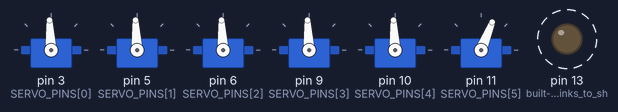
Simulated run of this sketch. Board: Arduino Uno, built with avr-gcc and run on an emulated ATmega328P. Shown: 6 × servo, output pins drawn as LEDs (lit = HIGH). Dashed ring = blinking.

Above: at 0.2 s.
Timing chart, 0 to 3.0 s (numbered marks = the images above):
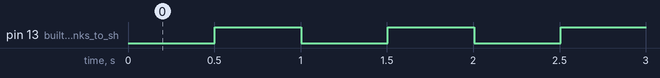

Measured:
- by itself, pin 13 (built-in_LED_blinks_to_sh): alternates HIGH for 0.50 s and LOW for 0.50 s

The sketch:

servo_bridge.ino
```cpp
/*
 * servo_bridge.ino  —  Arduino Uno R3 real-robot servo bridge
 *
 * Receives 5 LOGICAL joint-angle (in RADIANS) values over serial (line-delimited CSV) and
 * drives 6 PHYSICAL hobby servos:
 *
 *     "<joint1>,<joint2>,<joint3>,<joint4>,<gripper>\n"
 *
 *   joint1..joint4 : angle in RADIANS (limits match robot_arm.urdf)
 *   gripper        : 0.0 (open) .. 1.0 (closed)
 *
 * Physical servo map (Uno R3 PWM pins):
 *   3  joint1  yaw        MG946R
 *   5  joint2  shoulder A  MG946R   (one side)
 *   6  joint2  shoulder B  MG946R   (opposite side, moves OPPOSITE)
 *   9  joint3  elbow       MG946R
 *   10 joint4  wrist       SG90
 *   11 gripper             SG90
 *
 * The SHOULDER is two servos mounted on opposite sides: when joint2 rotates +,
 * servo A goes + and servo B goes - (opposite pulse).  That is handled here by
 * giving shoulder B a NEGATIVE RAD_TO_US.  Everything upstream (ROS / LeRobot)
 * only ever sees the single logical "joint2" angle — the 5->6 expansion is the
 * firmware's job and this file is the ONLY place it lives.

 * The exact same firmware runs on the
 * R3 with PC and on Uno Q (Linux just sends these lines to the serial port
 * bound into the Docker container).
 *
 * POWER: 6 servos need a proper 5-6 V external supply, NOT USB power.
 */

#include <Servo.h> // The servo library

const int NUM_SERVOS = 6;
const int SERVO_PINS[6] = {3, 5, 6, 9, 10, 11}; // PWM pins on the Arduino Uno R3

Servo servos[6];

// ---------- Calibration (TUNE FOR YOUR ACTUAL SERVOS) ----------
//   RAD_TO_US[i] : us per radian, flip if reversed
// MG946R ~180 deg: full sweep ~1000..2000 us.  SG90 wrist similar.

const float CENTER_US[6] = {1500.0, 1500.0, 1500.0, 1500.0, 1500.0, 1500.0};
const float RAD_TO_US[6] = { 318.0,  318.0, -318.0,  318.0,  477.0,  0.0};

//   index 2 (shoulder B) - always moves opposite to shoulder A (index 1).
//   index 5 (gripper) is unused here; gripper has its own 0..1 mapping below.

// Important: the wrist SG90 should rotate close to 90 deg (1.57 rad) in either direction, increase the RAD_TO_US[4] to 477 to get maximum possible range (if it is a 60 deg servo).
// If the SG90 is a 90, deg servo, leave it to 318

//   the clamp below is widened to 700-2300 to let the wrist physically reach max possible range.

// Gripper (SG90) maps the 0 - 1 command to its own pulse range directly.
const int GRIP_OPEN_US   = 1250;   // gripper command = 0.0
const int GRIP_CLOSED_US = 1800;   // gripper command = 1.0

const int PULSE_MIN = 700;         // hard safety clamp on every pulse
const int PULSE_MAX = 2300;

// Logical joint limits (radians; gripper 0..1). Must match robot_arm.urdf.
const float JOINT_LIMIT[5][2] = {
  {-3.14159, 3.14159},  // joint1 yaw,      rotates full circle
  {-1.57080, 1.57080},  // joint2 shoulder, rotates 90 degree in either direction, 0 is straight up
  {-1.57080, 1.57080},  // joint3 elbow    rotates 90 degree in either direction, 0 is straight out
  {-1.57080, 1.57080},  // joint4 wrist,   rotates 90 degree in either direction, 0 is straight out
  { 0.00000, 1.00000},  // gripper
};

float lastCmd[5] = {0.0, 0.0, 0.0, 0.0, 0.0};
unsigned long lastCmdMs = 0;
const unsigned long WATCHDOG_MS = 1000;   // hold last pose if host goes silent

void writePulse(int i, float us) {
  int p = (int)constrain(us, (float)PULSE_MIN, (float)PULSE_MAX); // constrain to safe range,
  servos[i].writeMicroseconds(p); // then write to servo
}

void applyPose(const float c[5]) {
  // Don't need to constrain here; parseAndApply already does that.  But we do need to convert logical joint angles to physical servo pulses.

  // joint1 yaw
  writePulse(0, CENTER_US[0] + RAD_TO_US[0] * c[0]);

  // joint2 shoulder -> two opposed servos
  float sh = constrain(c[1], JOINT_LIMIT[1][0], JOINT_LIMIT[1][1]); // constrain to shoulder limits

  writePulse(1, CENTER_US[1] + RAD_TO_US[1] * sh); // shoulder A
  writePulse(2, CENTER_US[2] + RAD_TO_US[2] * sh); // shoulder B (opposite), RAD_TO_US[2] is negative so it moves opposite

  // joint3 elbow
  writePulse(3, CENTER_US[3] + RAD_TO_US[3] * c[2]);

  // joint4 wrist
  writePulse(4, CENTER_US[4] + RAD_TO_US[4] * c[3]);

  // gripper (0..1)
  float g = constrain(c[4], 0.0, 1.0);
  writePulse(5, (float)(GRIP_OPEN_US + g * (GRIP_CLOSED_US - GRIP_OPEN_US)));
}

void parseAndApply(const String& line) {
  float v[5];     // temporary array to hold parsed joint angles
  int idx = 0;    // index for the v array
  int start = 0;  // start index for substring extraction

  for (int i = 0; i <= line.length(); i++) { // loop through the line, including one extra iteration to handle the last value (because the last value is not followed by a comma)

    if (i == line.length() || line.charAt(i) == ',') { // if we reach the end of the line or find a comma, we extract the substring and convert it to float
      if (idx < 5) { // if we haven't filled the v array yet, we extract the substring from start to i and convert it to float.

        v[idx] = line.substring(start, i).toFloat(); // Extract the substring from start to i and convert it to float, storing it in the v array at index idx
        idx++;
      }
      start = i + 1;
      if (idx >= 5) break;
    }
  }
  if (idx == 5) {
    for (int j = 0; j < 5; j++) lastCmd[j] = v[j]; // store the last commanded pose
    applyPose(v); // Finally, apply the pose to the servos
  }
}

void setup() {
  Serial.begin(115200);
  for (int i = 0; i < NUM_SERVOS; i++) servos[i].attach(SERVO_PINS[i]);
  float home[5] = {0.0, 0.0, 0.0, 0.0, 0.0};
  applyPose(home);                 // safe home before accepting commands
  lastCmdMs = millis();            // home is the last commanded pose
  pinMode(LED_BUILTIN, OUTPUT);    // built-in LED blinks to show the firmware is alive
}

void loop() {
  while (Serial.available()) {
    String line = Serial.readStringUntil('\n');
    line.trim(); // remove any leading/trailing whitespace or newline characters

    if (line.length() > 0) {
      parseAndApply(line);
      lastCmdMs = millis();
    }
  }

  static unsigned long ledT = 0;
  if (millis() - ledT > 500) {
    digitalWrite(LED_BUILTIN, !digitalRead(LED_BUILTIN));
    ledT = millis();
  }
  // Watchdog: keep holding last commanded pose (servos retain position)
}
```
